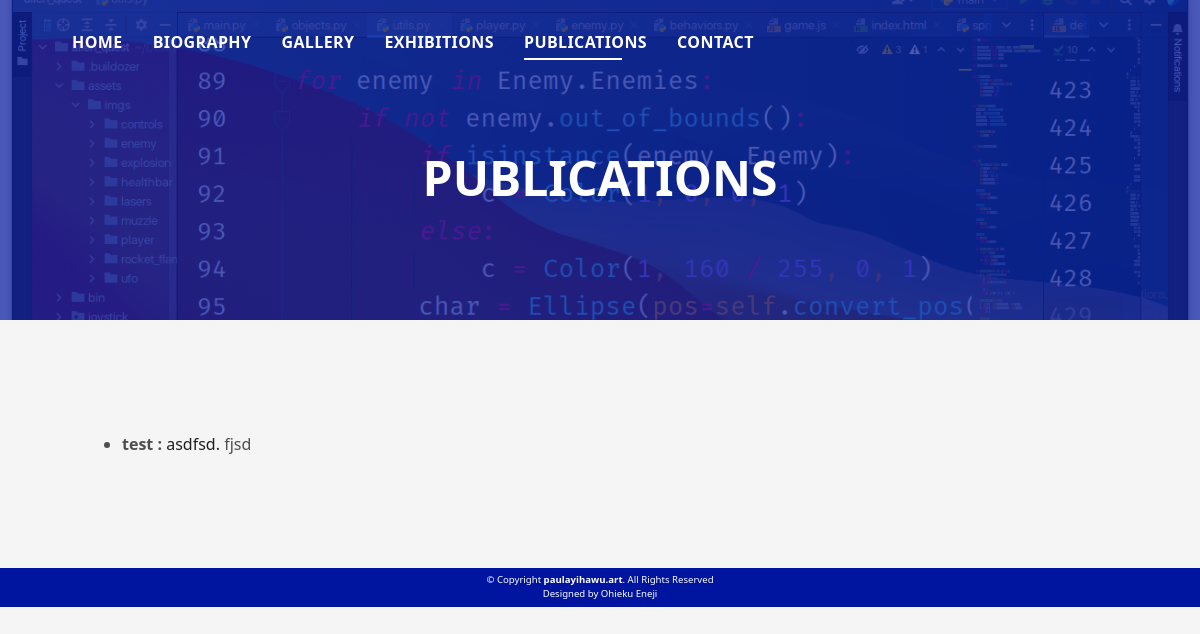
Page /publications on the committed database.
### app/models.py (models this page shows, shortened)
class PublicationsPageItem(Model):
    title = CharField(max_length=100)
    content_text = CharField(max_length=200)
    content_link = URLField()
    date = CharField(max_length=4)

### app/views.py (the view)
# urls.py: path('publications', views.publications, name='publications'),
def publications(request):
    data = {
        'hero_image': hero_image_url(request),
        'publications': PublicationsPageItem.objects.all(),
    }
    return render(request, 'publications.html', data)

### app/views.py (called while the page is built)
def hero_image_url(request):
    return request._current_scheme_host + WebData.objects.all()[0].profile_pic.url

### templates/publications.html (shortened to what this page needs)
{% load static %}
<!DOCTYPE html>
<html lang="en">
<head>
  <link href="{% static 'assets/vendor/bootstrap/css/bootstrap.min.css' %}" rel="stylesheet">
  <link href="{% static 'assets/vendor/bootstrap-icons/bootstrap-icons.css' %}" rel="stylesheet">
  <link href="{% static 'assets/vendor/glightbox/css/glightbox.min.css' %}" rel="stylesheet">
  <link href="{% static 'assets/vendor/swiper/swiper-bundle.min.css' %}" rel="stylesheet">
  <link href="{% static 'assets/css/style.css' %}" rel="stylesheet">
  <link href="{% static 'assets/css/custom.css' %}" rel="stylesheet">
</head>
<body>
  <header id="header" class="fixed-top">
    <div class="container d-flex align-items-center justify-content-between">
      <nav id="navbar" class="navbar">
        <ul>
          <li><a class="nav-link scrollto " href="/">Home</a></li>
          <li><a class="nav-link scrollto " href="/biography">Biography</a></li>
          <li><a class="nav-link scrollto " href="/gallery">Gallery</a></li>
          <li><a class="nav-link scrollto " href="/exhibitions">Exhibitions</a></li>
          <li><a class="nav-link scrollto active" href="#">Publications</a></li>
          <li><a class="nav-link scrollto " href="/contact">Contact</a></li>
        </ul>
      </nav>
    </div>
  </header>
  <div class="hero hero-single route bg-image" style="background-image: url({{ hero_image }})">
    <div class="overlay-mf"></div>
    <div class="hero-content display-table">
      <div class="table-cell">
        <div class="container">
          <h2 class="hero-title mb-4">Publications</h2>
        </div>
      </div>
    </div>
  </div>
    <section class="blog-wrapper sect-pt4" id="blog">
      <div class="container">
        <div class="row">
          <div class="col-md-12">
            <div class="post-box">
              <div class="article-content">
                <ul>
                {% for publication in publications %}
                  <li>
                    <p>
                      <strong>{{ publication.title }} : </strong><a href="{{ publication.content_link }}">{{ publication.content_text }}.</a> {{ publication.date }}
                    </p>
                  </li>
                {% endfor %}
                </ul>
              </div>
            </div>
          </div>
        </div>
      </div>
    </section>
  <footer>
    <div class="container">
      <div class="row">
        <div class="col-sm-12">
          <div class="copyright-box">
            <p class="copyright">&copy; Copyright <strong>paulayihawu.art</strong>. All Rights Reserved</p>
            <div class="credits">
              Designed by <a href="#">Ohieku Eneji</a>
            </div>
          </div>
        </div>
      </div>
    </div>
  </footer>
</body>
</html>

### static/assets/css/style.css (style rules this page uses)
body { background-color: #f5f5f5; color: #4e4e4e; }
h1, h2, h3, h4, h5, h6 { color: #1e1e1e; }
a { color: #1e1e1e; text-decoration: none; transition: all 0.5s ease-in-out; }
.bg-image { background-repeat: no-repeat; background-attachment: fixed; background-size: cover; background-position: center center; }
.overlay-mf { background-color: #0078ff; }
.overlay-mf { position: absolute; top: 0; left: 0px; padding: 0; height: 100%; width: 100%; opacity: 0.7; }
.display-table { width: 100%; height: 100%; display: table; }
.table-cell { display: table-cell; vertical-align: middle; }
.sect-pt4 { padding-top: 4rem; }
#header { transition: all 0.5s; z-index: 997; padding: 20px 0; }
.navbar { padding: 0; }
.navbar ul { margin: 0; padding: 0; display: flex; list-style: none; align-items: center; }
.navbar li { position: relative; }
.navbar>ul>li { white-space: nowrap; padding: 10px 0 10px 30px; }
.navbar a, .navbar a:focus { display: flex; align-items: center; justify-content: space-between; color: #fff; font-size: 16px; font-weight: 600; padding: 0; white-space: nowrap; transition: 0.3s; letter-spacing: 0.4px; position: relative; text-transform: uppercase; }
.navbar>ul>li>a:before { content: ""; position: absolute; width: 100%; height: 2px; bottom: -6px; left: 0; width: 0; background-color: #fff; visibility: hidden; transition: all 0.3s ease-in-out 0s; }
.navbar a:hover:before, .navbar li:hover>a:before, .navbar .active:before { visibility: visible; width: 80%; }
.navbar a:hover, .navbar .active, .navbar .active:focus, .navbar li:hover>a { color: #fff; }
.hero { height: 100vh; position: relative; color: #fff; }
.hero .hero-content { text-align: center; position: absolute; }
.hero .hero-title { color: #fff; font-weight: 600; font-size: 3rem; }
@media (min-width: 768px) { .hero .hero-title { font-size: 4.5rem; } }
.hero-single { height: 350px; }
.hero-single .hero-content { margin-top: 30px; }
.hero-single .hero-title { text-transform: uppercase; font-size: 3rem; }
@media (min-width: 768px) { .hero-single .hero-title { font-size: 3.5rem; } }
.post-box, .form-comments, .box-comments, .widget-sidebar { padding: 2rem; background-color: #fff; margin-bottom: 3rem; }
@media (min-width: 768px) { .post-box, .form-comments, .box-comments, .widget-sidebar { padding: 3rem; } }
footer { text-align: center; color: #fff; padding: 25px 0; background: #0062d3; }
footer .copyright { margin-bottom: 0.3rem; }
footer .credits { margin-bottom: 0; }
footer .credits a { color: #fff; }

### static/assets/css/custom.css (style rules this page uses)
footer { text-align: center; font-size: 0.6rem; color: #fff; padding: 5px 0; background: #00159F; }
footer .copyright { margin-bottom: 0rem; }
.hero-single { height: 40vh; }
.hero-single .hero-content { margin-top: 30px; }
.hero-single .hero-title { text-transform: uppercase; font-size: 3rem; }
.overlay-mf { background-color: #00159F; }
.post-box { background-color: #F5F5F5; font-size: 1rem; }

### rows in the picture
PublicationsPageItem: title "test", content_text "asdfsd", date "fjsd"
